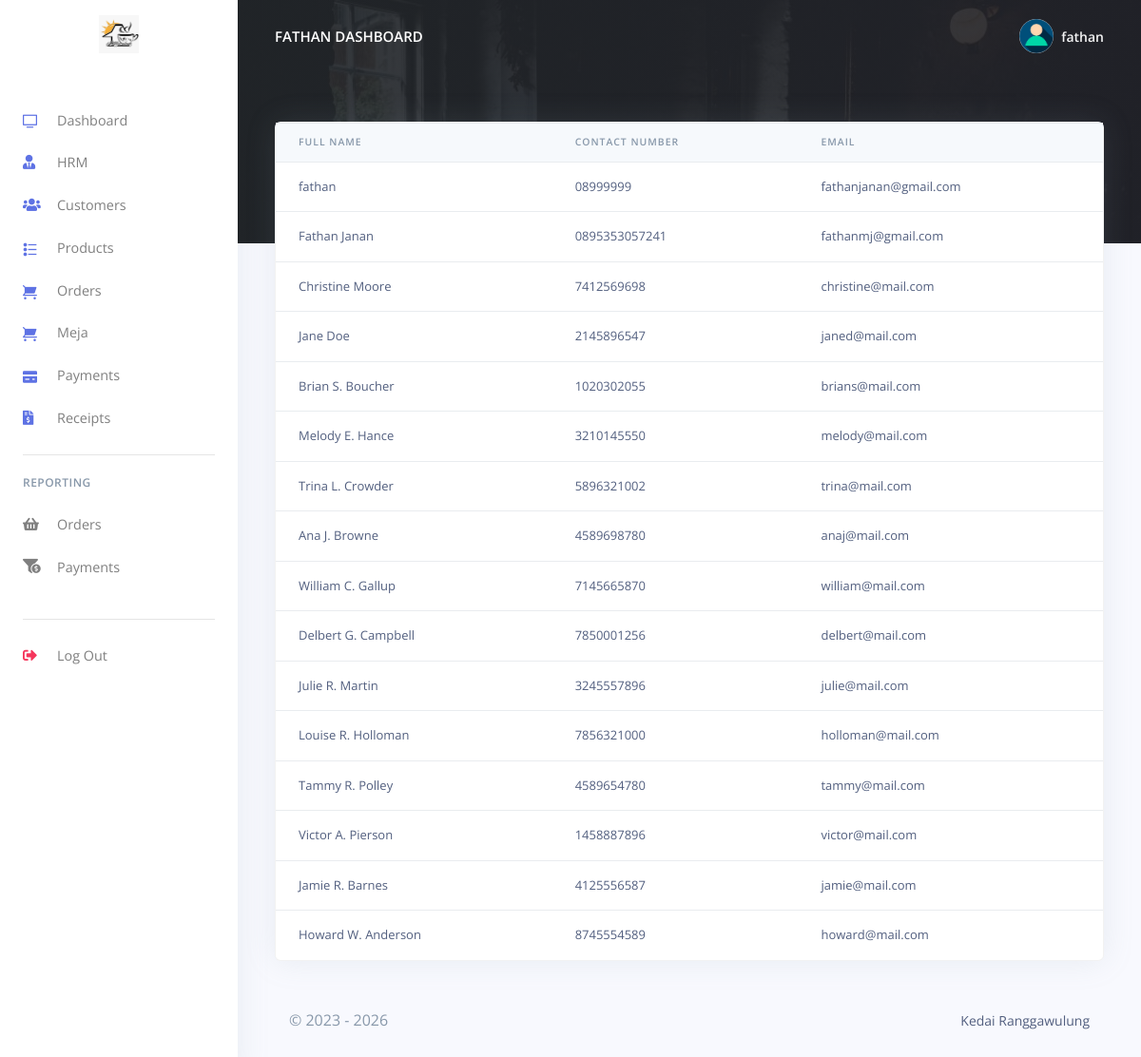
The app's page /admin/customes.php (signed in) with its own data.
### tables this page shows
CREATE TABLE `rpos_staff` (
  `staff_id` int(20) NOT NULL,
  `staff_name` varchar(200) NOT NULL,
  `staff_number` varchar(200) NOT NULL,
  `staff_email` varchar(200) NOT NULL,
  `staff_password` varchar(200) NOT NULL,
  `created_at` timestamp(6) NOT NULL DEFAULT current_timestamp(6) ON UPDATE current_timestamp(6)
);

CREATE TABLE `rpos_customers` (
  `customer_id` varchar(200) NOT NULL,
  `customer_name` varchar(200) NOT NULL,
  `customer_phoneno` varchar(200) NOT NULL,
  `customer_email` varchar(200) NOT NULL,
  `customer_password` varchar(200) NOT NULL,
  `created_at` timestamp(6) NOT NULL DEFAULT current_timestamp(6) ON UPDATE current_timestamp(6)
);

### admin/customes.php (the view, shortened to what this page needs)
<?php
include('config/config.php');
require_once('partials/_head.php');
?>
<body>
  <?php
  require_once('partials/_sidebar.php');
  ?>
  <div class="main-content">
    <?php
    require_once('partials/_topnav.php');
    ?>
    <div class="container-fluid mt--8">
      <div class="row">
        <div class="col">
          <div class="card shadow">
            <div class="table-responsive">
              <table class="table align-items-center table-flush">
                <thead class="thead-light">
                  <tr>
                    <th scope="col">Full Name</th>
                    <th scope="col">Contact Number</th>
                    <th scope="col">Email</th>
                  </tr>
                </thead>
                <tbody>
                  <?php
                  $ret = "SELECT * FROM  rpos_customers  ORDER BY `rpos_customers`.`created_at` DESC ";
                  $stmt = $mysqli->prepare($ret);
                  $stmt->execute();
                  $res = $stmt->get_result();
                  while ($cust = $res->fetch_object()) {
                  ?>
                    <tr>
                      <td><?php echo $cust->customer_name; ?></td>
                      <td><?php echo $cust->customer_phoneno; ?></td>
                      <td><?php echo $cust->customer_email; ?></td>
                    </tr>
                  <?php } ?>
                </tbody>
              </table>
            </div>
          </div>
        </div>
      </div>
      <?php
      require_once('partials/_footer.php');
      ?>
    </div>
  </div>
</body>
</html>

### admin/partials/_sidebar.php (shortened to what this page needs)
<?php
$admin_id = $_SESSION['staff_id'];
$ret = "SELECT * FROM  rpos_staff  WHERE staff_id = '$admin_id'";
$stmt = $mysqli->prepare($ret);
$stmt->execute();
$res = $stmt->get_result();
while ($admin = $res->fetch_object()) {
?>
  <nav class="navbar navbar-vertical fixed-left navbar-expand-md navbar-light bg-white" id="sidenav-main">
    <div class="container-fluid">
      <a class="navbar-brand pt-0" href="dashboard.php">
        <img src="assets/img/brand/logo.jpeg" class="navbar-brand-img" alt="...">
      </a>
      <div class="collapse navbar-collapse" id="sidenav-collapse-main">
        <ul class="navbar-nav">
          <li class="nav-item">
            <a class="nav-link" href="dashboard.php">
              <i class="ni ni-tv-2 text-primary"></i> Dashboard
            </a>
          </li>
          <li class="nav-item">
            <a class="nav-link" href="hrm.php">
              <i class="fas fa-user-tie text-primary"></i> HRM
            </a>
          </li>
          <li class="nav-item">
            <a class="nav-link" href="customes.php">
              <i class="fas fa-users text-primary"></i> Customers
            </a>
          </li>
          <li class="nav-item">
            <a class="nav-link" href="products.php">
              <i class="ni ni-bullet-list-67 text-primary"></i>Products
            </a>
          </li>
          <li class="nav-item">
            <a class="nav-link" href="orders.php">
              <i class="ni ni-cart text-primary"></i> Orders
            </a>
          </li>
          <li class="nav-item">
            <a class="nav-link" href="meja.php">
              <i class="ni ni-cart text-primary"></i> Meja
            </a>
          </li>
          <li class="nav-item">
            <a class="nav-link" href="payments.php">
              <i class="ni ni-credit-card text-primary"></i> Payments
            </a>
          </li>
          <li class="nav-item">
            <a class="nav-link" href="receipts.php">
              <i class="fas fa-file-invoice-dollar text-primary"></i> Receipts
            </a>
          </li>
        </ul>
        <hr class="my-3">
        <h6 class="navbar-heading text-muted">Reporting</h6>
        <ul class="navbar-nav mb-md-3">
          <li class="nav-item">
            <a class="nav-link" href="orders_reports.php">
              <i class="fas fa-shopping-basket"></i> Orders
            </a>
          </li>
          <li class="nav-item">
            <a class="nav-link" href="payments_reports.php">
              <i class="fas fa-funnel-dollar"></i> Payments
            </a>
          </li>
        </ul>
        <hr class="my-3">
        <ul class="navbar-nav mb-md-3">
          <li class="nav-item">
            <a class="nav-link" href="logout.php">
              <i class="fas fa-sign-out-alt text-danger"></i> Log Out
            </a>
          </li>
        </ul>
      </div>
    </div>
  </nav>
<?php } ?>

### admin/partials/_topnav.php (shortened to what this page needs)
<?php
$staff_id = $_SESSION['staff_id'];
$ret = "SELECT * FROM  rpos_staff  WHERE staff_id = '$staff_id'";
$stmt = $mysqli->prepare($ret);
$stmt->execute();
$res = $stmt->get_result();
while ($staff = $res->fetch_object()) {
?>
    <nav class="navbar navbar-top navbar-expand-md navbar-dark" id="navbar-main">
        <div class="container-fluid">
            <a class="h4 mb-0 text-white text-uppercase d-none d-lg-inline-block" href="dashboard.php"><?php echo $staff->staff_name; ?> Dashboard</a>
            <ul class="navbar-nav align-items-center d-none d-md-flex">
                <li class="nav-item dropdown">
                    <a class="nav-link pr-0" href="#" role="button" data-toggle="dropdown" aria-haspopup="true" aria-expanded="false">
                        <div class="media align-items-center">
                            <span class="avatar avatar-sm rounded-circle">
                                <img alt="Image placeholder" src="../admin/assets/img/theme/user-a-min.png">
                            </span>
                            <div class="media-body ml-2 d-none d-lg-block">
                                <span class="mb-0 text-sm  font-weight-bold"><?php echo $staff->staff_name; ?></span>
                            </div>
                        </div>
                    </a>
                </li>
            </ul>
        </div>
    </nav>
<?php } ?>

### records on screen
rpos_staff: staff_name "FATHAN", staff_name "fathan"
rpos_customers: customer_name "fathan", customer_phoneno "08999999", customer_email "fathanjanan@gmail.com"
rpos_customers: customer_name "Fathan Janan", customer_phoneno "0895353057241", customer_email "fathanmj@gmail.com"
rpos_customers: customer_name "Christine Moore", customer_phoneno "7412569698", customer_email "christine@mail.com"
rpos_customers: customer_name "Jane Doe", customer_phoneno "2145896547", customer_email "janed@mail.com"
rpos_customers: customer_name "Brian S. Boucher", customer_phoneno "1020302055", customer_email "brians@mail.com"
rpos_customers: customer_name "Melody E. Hance", customer_phoneno "3210145550", customer_email "melody@mail.com"
rpos_customers: customer_name "Trina L. Crowder", customer_phoneno "5896321002", customer_email "trina@mail.com"
rpos_customers: customer_name "Ana J. Browne", customer_phoneno "4589698780", customer_email "anaj@mail.com"
rpos_customers: customer_name "William C. Gallup", customer_phoneno "7145665870", customer_email "william@mail.com"
rpos_customers: customer_name "Delbert G. Campbell", customer_phoneno "7850001256", customer_email "delbert@mail.com"
rpos_customers: customer_name "Julie R. Martin", customer_phoneno "3245557896", customer_email "julie@mail.com"
rpos_customers: customer_name "Louise R. Holloman", customer_phoneno "7856321000", customer_email "holloman@mail.com"
rpos_customers: customer_name "Tammy R. Polley", customer_phoneno "4589654780", customer_email "tammy@mail.com"
rpos_customers: customer_name "Victor A. Pierson", customer_phoneno "1458887896", customer_email "victor@mail.com"
rpos_customers: customer_name "Jamie R. Barnes", customer_phoneno "4125556587", customer_email "jamie@mail.com"
rpos_customers: customer_name "Howard W. Anderson", customer_phoneno "8745554589", customer_email "howard@mail.com"
